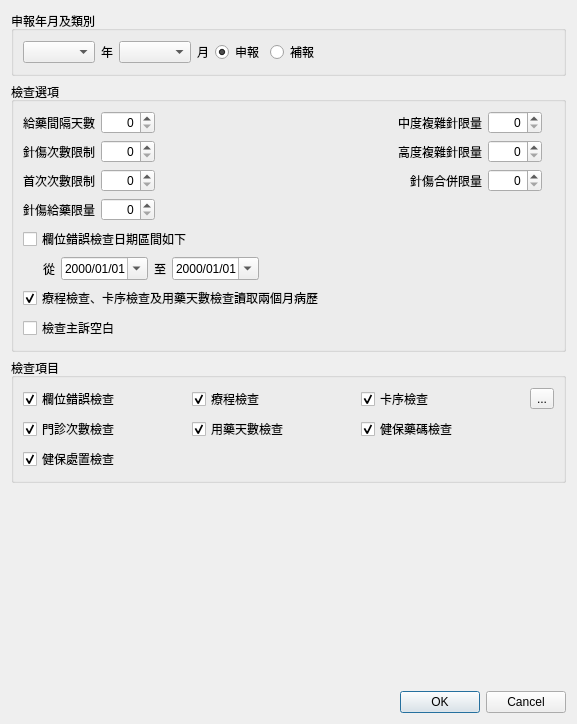
<?xml version="1.0" encoding="UTF-8"?>
<ui version="4.0">
 <class>Dialog_ins_check</class>
 <widget class="QDialog" name="Dialog_ins_check">
  <property name="windowModality">
   <enum>Qt::NonModal</enum>
  </property>
  <property name="geometry">
   <rect>
    <x>0</x>
    <y>0</y>
    <width>577</width>
    <height>724</height>
   </rect>
  </property>
  <property name="sizePolicy">
   <sizepolicy hsizetype="Preferred" vsizetype="Preferred">
    <horstretch>0</horstretch>
    <verstretch>0</verstretch>
   </sizepolicy>
  </property>
  <property name="windowTitle">
   <string>申報檢查</string>
  </property>
  <layout class="QVBoxLayout" name="verticalLayout">
   <item>
    <widget class="QGroupBox" name="groupBox">
     <property name="title">
      <string>申報年月及類別</string>
     </property>
     <property name="flat">
      <bool>true</bool>
     </property>
     <layout class="QVBoxLayout" name="verticalLayout_2">
      <item>
       <layout class="QHBoxLayout" name="horizontalLayout_2">
        <item>
         <widget class="QComboBox" name="comboBox_year"/>
        </item>
        <item>
         <widget class="QLabel" name="label_2">
          <property name="text">
           <string>年</string>
          </property>
          <property name="alignment">
           <set>Qt::AlignLeading|Qt::AlignLeft|Qt::AlignVCenter</set>
          </property>
         </widget>
        </item>
        <item>
         <widget class="QComboBox" name="comboBox_month">
          <property name="currentText">
           <string/>
          </property>
          <property name="currentIndex">
           <number>-1</number>
          </property>
          <property name="maxVisibleItems">
           <number>10</number>
          </property>
         </widget>
        </item>
        <item>
         <widget class="QLabel" name="label_3">
          <property name="text">
           <string>月</string>
          </property>
         </widget>
        </item>
        <item>
         <widget class="QRadioButton" name="radioButton_apply">
          <property name="text">
           <string>申報</string>
          </property>
          <property name="checked">
           <bool>true</bool>
          </property>
         </widget>
        </item>
        <item>
         <widget class="QRadioButton" name="radioButton_reapply">
          <property name="text">
           <string>補報</string>
          </property>
         </widget>
        </item>
        <item>
         <spacer name="horizontalSpacer">
          <property name="orientation">
           <enum>Qt::Horizontal</enum>
          </property>
          <property name="sizeHint" stdset="0">
           <size>
            <width>40</width>
            <height>20</height>
           </size>
          </property>
         </spacer>
        </item>
       </layout>
      </item>
     </layout>
    </widget>
   </item>
   <item>
    <widget class="QGroupBox" name="groupBox_3">
     <property name="title">
      <string>檢查選項</string>
     </property>
     <property name="flat">
      <bool>true</bool>
     </property>
     <layout class="QGridLayout" name="gridLayout_3">
      <item row="2" column="0">
       <widget class="QLabel" name="label">
        <property name="text">
         <string>針傷次數限制</string>
        </property>
        <property name="alignment">
         <set>Qt::AlignRight|Qt::AlignTrailing|Qt::AlignVCenter</set>
        </property>
       </widget>
      </item>
      <item row="0" column="3">
       <widget class="QLabel" name="label_5">
        <property name="text">
         <string>中度複雜針限量</string>
        </property>
        <property name="alignment">
         <set>Qt::AlignRight|Qt::AlignTrailing|Qt::AlignVCenter</set>
        </property>
       </widget>
      </item>
      <item row="0" column="4">
       <widget class="QSpinBox" name="spinBox_moderate_acupuncture_limit">
        <property name="alignment">
         <set>Qt::AlignRight|Qt::AlignTrailing|Qt::AlignVCenter</set>
        </property>
        <property name="maximum">
         <number>1000</number>
        </property>
        <property name="value">
         <number>0</number>
        </property>
       </widget>
      </item>
      <item row="0" column="1">
       <widget class="QSpinBox" name="spinBox_duplicated_days">
        <property name="alignment">
         <set>Qt::AlignRight|Qt::AlignTrailing|Qt::AlignVCenter</set>
        </property>
        <property name="maximum">
         <number>3</number>
        </property>
        <property name="value">
         <number>0</number>
        </property>
       </widget>
      </item>
      <item row="0" column="0">
       <widget class="QLabel" name="label_4">
        <property name="text">
         <string>給藥間隔天數</string>
        </property>
        <property name="alignment">
         <set>Qt::AlignRight|Qt::AlignTrailing|Qt::AlignVCenter</set>
        </property>
       </widget>
      </item>
      <item row="3" column="3">
       <widget class="QLabel" name="label_8">
        <property name="text">
         <string>針傷合併限量</string>
        </property>
        <property name="alignment">
         <set>Qt::AlignRight|Qt::AlignTrailing|Qt::AlignVCenter</set>
        </property>
       </widget>
      </item>
      <item row="6" column="0" colspan="6">
       <widget class="QCheckBox" name="checkBox_date_duration">
        <property name="text">
         <string>欄位錯誤檢查日期區間如下</string>
        </property>
       </widget>
      </item>
      <item row="0" column="2">
       <spacer name="horizontalSpacer_3">
        <property name="orientation">
         <enum>Qt::Horizontal</enum>
        </property>
        <property name="sizeHint" stdset="0">
         <size>
          <width>40</width>
          <height>20</height>
         </size>
        </property>
       </spacer>
      </item>
      <item row="4" column="1">
       <widget class="QSpinBox" name="spinBox_treat_drug_limit">
        <property name="alignment">
         <set>Qt::AlignRight|Qt::AlignTrailing|Qt::AlignVCenter</set>
        </property>
        <property name="maximum">
         <number>1000</number>
        </property>
        <property name="value">
         <number>0</number>
        </property>
       </widget>
      </item>
      <item row="2" column="4">
       <widget class="QSpinBox" name="spinBox_highly_acupuncture_limit">
        <property name="alignment">
         <set>Qt::AlignRight|Qt::AlignTrailing|Qt::AlignVCenter</set>
        </property>
        <property name="maximum">
         <number>1000</number>
        </property>
        <property name="value">
         <number>0</number>
        </property>
       </widget>
      </item>
      <item row="2" column="3">
       <widget class="QLabel" name="label_6">
        <property name="text">
         <string>高度複雜針限量</string>
        </property>
        <property name="alignment">
         <set>Qt::AlignRight|Qt::AlignTrailing|Qt::AlignVCenter</set>
        </property>
       </widget>
      </item>
      <item row="2" column="1">
       <widget class="QSpinBox" name="spinBox_treat_limit">
        <property name="alignment">
         <set>Qt::AlignRight|Qt::AlignTrailing|Qt::AlignVCenter</set>
        </property>
        <property name="maximum">
         <number>30</number>
        </property>
        <property name="value">
         <number>0</number>
        </property>
       </widget>
      </item>
      <item row="7" column="0" colspan="7">
       <layout class="QHBoxLayout" name="horizontalLayout">
        <property name="leftMargin">
         <number>20</number>
        </property>
        <property name="rightMargin">
         <number>0</number>
        </property>
        <item>
         <widget class="QLabel" name="label_from">
          <property name="text">
           <string>從</string>
          </property>
          <property name="alignment">
           <set>Qt::AlignRight|Qt::AlignTrailing|Qt::AlignVCenter</set>
          </property>
         </widget>
        </item>
        <item>
         <widget class="QDateEdit" name="dateEdit_start_date">
          <property name="currentSection">
           <enum>QDateTimeEdit::YearSection</enum>
          </property>
          <property name="displayFormat">
           <string>yyyy/MM/dd</string>
          </property>
          <property name="calendarPopup">
           <bool>true</bool>
          </property>
         </widget>
        </item>
        <item>
         <widget class="QLabel" name="label_to">
          <property name="text">
           <string>至</string>
          </property>
          <property name="alignment">
           <set>Qt::AlignCenter</set>
          </property>
         </widget>
        </item>
        <item>
         <widget class="QDateEdit" name="dateEdit_end_date">
          <property name="currentSection">
           <enum>QDateTimeEdit::YearSection</enum>
          </property>
          <property name="displayFormat">
           <string>yyyy/MM/dd</string>
          </property>
          <property name="calendarPopup">
           <bool>true</bool>
          </property>
         </widget>
        </item>
        <item>
         <spacer name="horizontalSpacer_5">
          <property name="orientation">
           <enum>Qt::Horizontal</enum>
          </property>
          <property name="sizeHint" stdset="0">
           <size>
            <width>40</width>
            <height>20</height>
           </size>
          </property>
         </spacer>
        </item>
       </layout>
      </item>
      <item row="3" column="2">
       <spacer name="horizontalSpacer_6">
        <property name="orientation">
         <enum>Qt::Horizontal</enum>
        </property>
        <property name="sizeHint" stdset="0">
         <size>
          <width>40</width>
          <height>20</height>
         </size>
        </property>
       </spacer>
      </item>
      <item row="3" column="4">
       <widget class="QSpinBox" name="spinBox_merge_limit">
        <property name="alignment">
         <set>Qt::AlignRight|Qt::AlignTrailing|Qt::AlignVCenter</set>
        </property>
        <property name="maximum">
         <number>1000</number>
        </property>
        <property name="value">
         <number>0</number>
        </property>
       </widget>
      </item>
      <item row="2" column="2">
       <spacer name="horizontalSpacer_4">
        <property name="orientation">
         <enum>Qt::Horizontal</enum>
        </property>
        <property name="sizeHint" stdset="0">
         <size>
          <width>40</width>
          <height>20</height>
         </size>
        </property>
       </spacer>
      </item>
      <item row="4" column="0">
       <widget class="QLabel" name="label_9">
        <property name="text">
         <string>針傷給藥限量</string>
        </property>
        <property name="alignment">
         <set>Qt::AlignRight|Qt::AlignTrailing|Qt::AlignVCenter</set>
        </property>
       </widget>
      </item>
      <item row="3" column="1">
       <widget class="QSpinBox" name="spinBox_diag_limit">
        <property name="alignment">
         <set>Qt::AlignRight|Qt::AlignTrailing|Qt::AlignVCenter</set>
        </property>
        <property name="maximum">
         <number>10</number>
        </property>
        <property name="value">
         <number>0</number>
        </property>
       </widget>
      </item>
      <item row="3" column="0">
       <widget class="QLabel" name="label_7">
        <property name="text">
         <string>首次次數限制</string>
        </property>
        <property name="alignment">
         <set>Qt::AlignRight|Qt::AlignTrailing|Qt::AlignVCenter</set>
        </property>
       </widget>
      </item>
      <item row="8" column="0" colspan="5">
       <widget class="QCheckBox" name="checkBox_check_two_months">
        <property name="text">
         <string>療程檢查、卡序檢查及用藥天數檢查讀取兩個月病歷</string>
        </property>
        <property name="checked">
         <bool>true</bool>
        </property>
       </widget>
      </item>
      <item row="9" column="0" colspan="4">
       <widget class="QCheckBox" name="checkBox_empty_symptom">
        <property name="text">
         <string>檢查主訴空白</string>
        </property>
       </widget>
      </item>
     </layout>
    </widget>
   </item>
   <item>
    <widget class="QGroupBox" name="groupBox_4">
     <property name="title">
      <string>檢查項目</string>
     </property>
     <property name="flat">
      <bool>true</bool>
     </property>
     <property name="checkable">
      <bool>false</bool>
     </property>
     <property name="checked">
      <bool>false</bool>
     </property>
     <layout class="QGridLayout" name="gridLayout_4">
      <item row="1" column="1">
       <widget class="QCheckBox" name="checkBox_check_prescript_days">
        <property name="text">
         <string>用藥天數檢查</string>
        </property>
        <property name="checked">
         <bool>true</bool>
        </property>
       </widget>
      </item>
      <item row="2" column="0">
       <widget class="QCheckBox" name="checkBox_check_ins_treat">
        <property name="text">
         <string>健保處置檢查</string>
        </property>
        <property name="checked">
         <bool>true</bool>
        </property>
       </widget>
      </item>
      <item row="0" column="0">
       <widget class="QCheckBox" name="checkBox_check_errors">
        <property name="text">
         <string>欄位錯誤檢查</string>
        </property>
        <property name="checked">
         <bool>true</bool>
        </property>
       </widget>
      </item>
      <item row="1" column="2">
       <widget class="QCheckBox" name="checkBox_check_ins_drug">
        <property name="text">
         <string>健保藥碼檢查</string>
        </property>
        <property name="checked">
         <bool>true</bool>
        </property>
       </widget>
      </item>
      <item row="0" column="2">
       <widget class="QCheckBox" name="checkBox_check_card">
        <property name="text">
         <string>卡序檢查</string>
        </property>
        <property name="checked">
         <bool>true</bool>
        </property>
       </widget>
      </item>
      <item row="1" column="0">
       <widget class="QCheckBox" name="checkBox_check_medical_record_count">
        <property name="text">
         <string>門診次數檢查</string>
        </property>
        <property name="checked">
         <bool>true</bool>
        </property>
       </widget>
      </item>
      <item row="0" column="1">
       <widget class="QCheckBox" name="checkBox_check_course">
        <property name="text">
         <string>療程檢查</string>
        </property>
        <property name="checked">
         <bool>true</bool>
        </property>
       </widget>
      </item>
      <item row="0" column="3">
       <widget class="QToolButton" name="toolButton_select_all">
        <property name="toolTip">
         <string>全部選取或反向選取</string>
        </property>
        <property name="text">
         <string>...</string>
        </property>
        <property name="icon">
         <iconset>
          <normaloff>../icons/dialog-apply.svg</normaloff>../icons/dialog-apply.svg</iconset>
        </property>
       </widget>
      </item>
     </layout>
    </widget>
   </item>
   <item>
    <spacer name="verticalSpacer">
     <property name="orientation">
      <enum>Qt::Vertical</enum>
     </property>
     <property name="sizeHint" stdset="0">
      <size>
       <width>20</width>
       <height>40</height>
      </size>
     </property>
    </spacer>
   </item>
   <item>
    <widget class="QDialogButtonBox" name="buttonBox">
     <property name="orientation">
      <enum>Qt::Horizontal</enum>
     </property>
     <property name="standardButtons">
      <set>QDialogButtonBox::Cancel|QDialogButtonBox::Ok</set>
     </property>
     <property name="centerButtons">
      <bool>false</bool>
     </property>
    </widget>
   </item>
  </layout>
 </widget>
 <resources/>
 <connections>
  <connection>
   <sender>buttonBox</sender>
   <signal>accepted()</signal>
   <receiver>Dialog_ins_check</receiver>
   <slot>accept()</slot>
   <hints>
    <hint type="sourcelabel">
     <x>248</x>
     <y>254</y>
    </hint>
    <hint type="destinationlabel">
     <x>157</x>
     <y>274</y>
    </hint>
   </hints>
  </connection>
  <connection>
   <sender>buttonBox</sender>
   <signal>rejected()</signal>
   <receiver>Dialog_ins_check</receiver>
   <slot>reject()</slot>
   <hints>
    <hint type="sourcelabel">
     <x>316</x>
     <y>260</y>
    </hint>
    <hint type="destinationlabel">
     <x>286</x>
     <y>274</y>
    </hint>
   </hints>
  </connection>
 </connections>
</ui>
